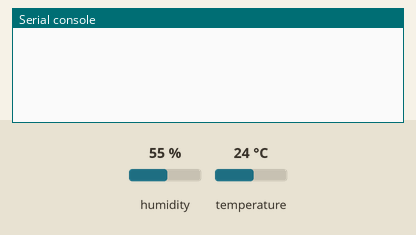
Recording of a program running on a simulated Raspberry Pi Pico running MicroPython. Shown: the last lines printed to the serial console. Inputs (shaded band) come from the test bench; at power-on: humidity 55 %, temperature 24 °C.

Above: at 1.2 s.
1.3 s: humidity set to 22 %
At 3.5 s:
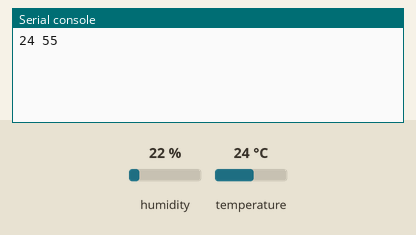
5.5 s: temperature set to 12 °C
At 7.0 s:
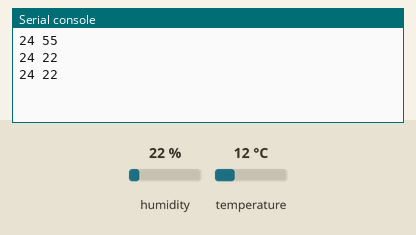
8.2 s: humidity set to 40 %
At 8.2 s:
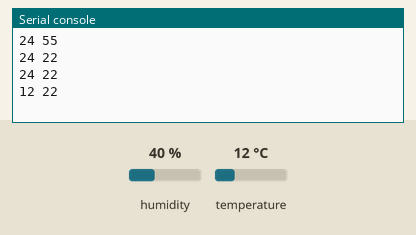
Timing chart, 0 to 11.2 s (numbered marks = the images above; inputs shaded):
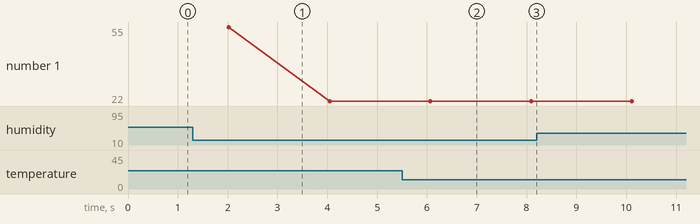

The program:

orto_sensore_dht.py
```python
# Test acquisizione temperatura e umidità
# dal sensore DHT11/DHT22
#
# Raspberry Pico WH
#
# Script: orto_sensore_dht.py
#
import machine
import time
#
import misurazione_tu         # Acquisizione temperatura (gradi) e umidità (percentuale) dell'aria
                              # sensore DHT11 oppure DHT22
#
# Parametri
#
PIN_S_DHT = 2           # PIN sensore di temperatura e umidità dell'aria DHT11/DHT22
TEMPO_MISURAZIONE = 2   # secondi - acquisizione della misurazione
#
SENSORE = "DHT11"       # Utilizzo sensore DHT11 oppure DHT22
#
while True:
    temperatura_aria,umidita_aria = misurazione_tu.leggi_temp_umi(PIN_S_DHT,SENSORE)   # Acquisizione misura dal sensore DHT11/DHT22
    time.sleep(TEMPO_MISURAZIONE)
    print ( temperatura_aria,umidita_aria)
#
# enneci - febbraio 2025
# laboratorio LTR - IIS Euganeo - Este (PD)
# enneci www.enneci.cloud
# Licenza CC BY-NC
```

misurazione_tu.py
```python
# Gestione sensore temperatura e umidità
# Modulo dello script orto.py
#
# Modulo dello script orto.py
#
# DHT11 (celeste) o DHT22 (bianco)
# Raspberry Pico WH
# Utilizzo libreria dht
#
# Script: misurazione_tu.py
#
from machine import Pin
import dht
#
def leggi_temp_umi(N_PIN,SENSORE):
    #
    if SENSORE == "DHT11":
        sensor = dht.DHT11(Pin(N_PIN))     # Sensore celeste
    else:
        SENSORE = dht.DHT22(Pin(N_PIN))    # sensore bianco
    #
    sensor.measure()
    temp = sensor.temperature()         # gradi Celsius
    umi = sensor.humidity()             # percentuale di umidità relativa
    return temp,umi
#
# print(leggi_temp_umi(2))
#
# Main
#
# enneci - ottobre 2024
# laboratorio LTR - IIS Euganeo - Este (PD)
# enneci www.enneci.cloud
# Licenza CC BY-NC
```

Measured:
- plotted number 1: 22 → 40 after the input at 8.2 s
